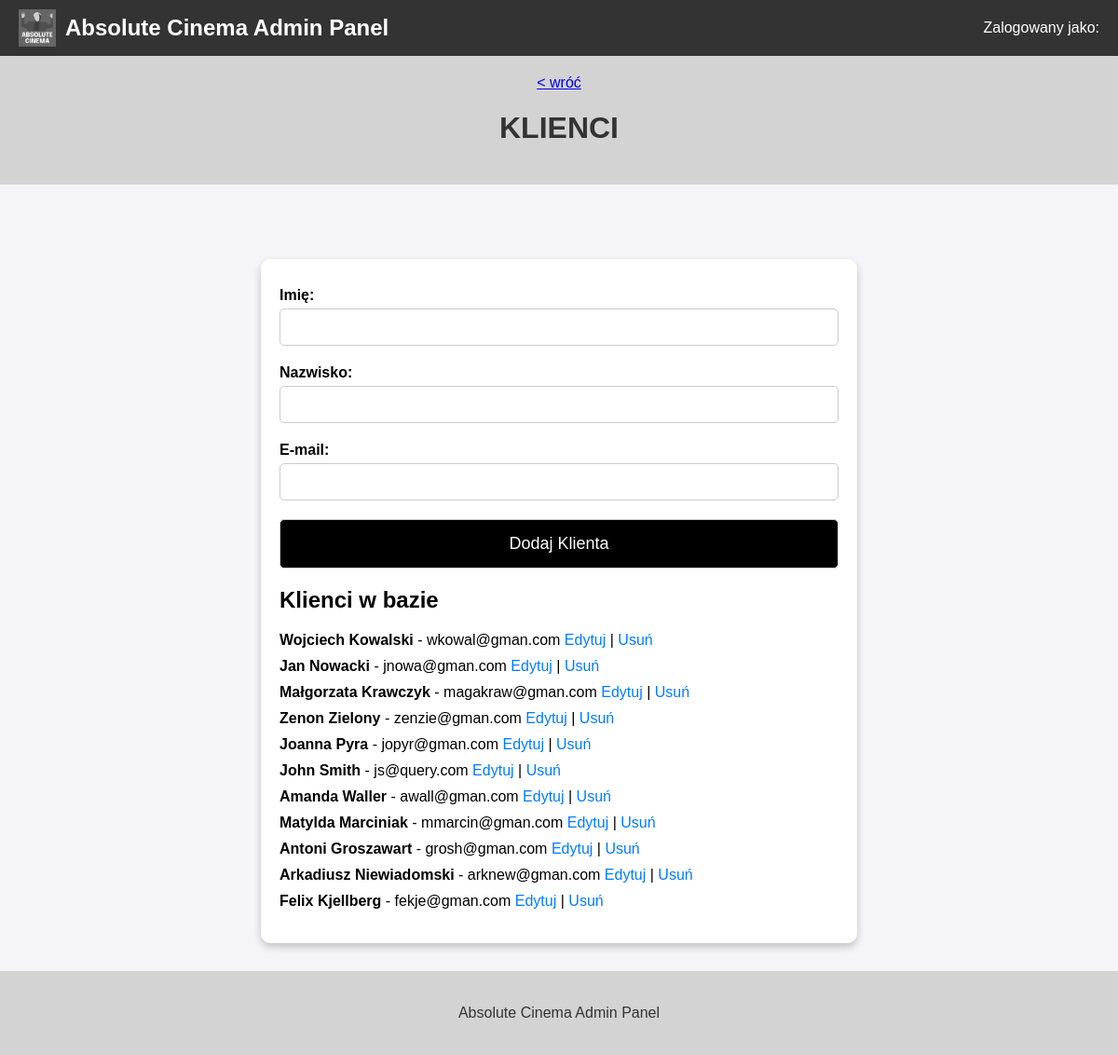
Page /admin/bazy/zarzadzaj_klientami on the committed database.
### app.py (models this page shows)
class Klient(db.Model):
    __tablename__ = 'klienci'
    id = db.Column(db.Integer, primary_key=True)
    imie = db.Column(db.String(100), nullable=False)
    nazwisko = db.Column(db.String(100), nullable=False)
    email = db.Column(db.String(150), unique=True, nullable=False)
    rezerwacje = db.relationship('Rezerwacja', backref='klient', lazy=True)

### app.py (the view, shortened to what this page needs)
@app.route('/admin/bazy/zarzadzaj_klientami', methods=['GET', 'POST'])
def zarzadzaj_klientami():
    message = None
    klienci = Klient.query.all()  # Pobieranie wszystkich klientów, sortowanie po nazwisku
    return render_template('admin_bazy_zarzadzaj_klientami.html', message=message, klienci=klienci)

### app.py (called while the page is built)
@app.before_request
def load_database():
    g.kino = {
        "admin" : Administrator.query.all(),
        "film" : Film.query.all(),
        "rezerwacja" : Rezerwacja.query.all(),
        "seans" : Seans.query.all(),
        "klient" : Klient.query.all()
    }

### templates/admin_bazy_zarzadzaj_klientami.html (shortened to what this page needs)
<!DOCTYPE html>
<html lang="pl">
<head>
</head>
<body>
    <div class="navbar">
        <div class="logo">
            <img src="{{ url_for('static', filename='images/absolute_cinema_logo.png') }}" alt="Logo">
            <span>Absolute Cinema Admin Panel</span>
        </div>
        <div class="user-id">
            Zalogowany jako: <strong>{{ username }}</strong>
        </div>
    </div>
    <div class="breadcrumbs">
        <a href="{{ url_for('admin_bazy')}}"> &lt; wróć</a>
        <h1>KLIENCI</h1>
    </div>
    <div class="container">
        <form method="POST">
            <label for="imie">Imię:</label>
            <input type="text" id="imie" name="imie" required>
            <label for="nazwisko">Nazwisko:</label>
            <input type="text" id="nazwisko" name="nazwisko" required>
            <label for="email">E-mail:</label>
            <input type="email" id="email" name="email" required>
            <button class="dark" type="submit">Dodaj Klienta</button>
        </form>
        <h2>Klienci w bazie</h2>
        <ul>
            {% for klient in klienci %}
            <li>
                <strong>{{ klient.imie }} {{ klient.nazwisko }}</strong> - {{ klient.email }}
                <a href="{{ url_for('edytuj_klienta', klient_id=klient.id) }}">Edytuj</a> |
                <a href="{{ url_for('usun_klienta', klient_id=klient.id) }}" onclick="return confirm('Na pewno chcesz usunąć tego klienta?')">Usuń</a>
            </li>
            {% endfor %}
        </ul>
    </div>
    <div class="footer">
        <p>Absolute Cinema Admin Panel</p>
    </div>
</body>
</html>

### templates/admin_bazy_zarzadzaj_klientami.html (style rules this page uses)
body { font-family: Arial, sans-serif; background-color: #f4f4f9; margin: 0; padding: 0; display: flex; flex-direction: column; height: 100vh; }
.navbar { background-color: #333; color: white; padding: 10px 20px; display: flex; justify-content: space-between; align-items: center; }
.navbar .logo { display: flex; align-items: center; }
.navbar .logo img { height: 40px; margin-right: 10px; }
.navbar .logo span { font-size: 24px; font-weight: bold; }
.navbar .user-id { font-size: 16px; font-weight: normal; }
.footer { background-color: lightgray; color: #333; text-align: center; padding: 20px 0; margin-top: 30px; flex-shrink: 0; }
.container { min-width: 600px; margin-top: 50px; padding: 20px; background-color: #ffffff; border-radius: 10px; box-shadow: 0 4px 8px rgba(0, 0, 0, 0.2); flex-grow: 1; align-self: center; }
.breadcrumbs { background-color: lightgray; color: black; text-align: center; padding: 20px 0; margin-bottom: 30px; }
h1 { text-align: center; color: #333333; }
form { display: flex; flex-direction: column; }
label { margin-top: 10px; font-weight: bold; margin-bottom: 5px; }
input, textarea { padding: 10px; font-size: 16px; border: 1px solid #ccc; border-radius: 5px; width: 100%; box-sizing: border-box; margin-bottom: 10px; }
button { padding: 15px; font-size: 18px; border: 1px solid #ccc; border-radius: 5px; cursor: pointer; background-color: black; color: white; width: 100%; margin-top: 10px; }
ul { list-style-type: none; padding: 0; }
ul li { margin-bottom: 10px; }
ul li a { text-decoration: none; color: #007bff; }

### rows in the picture
Klient: imie "Wojciech", nazwisko "Kowalski", email "wkowal@gman.com"
Klient: imie "Jan", nazwisko "Nowacki", email "jnowa@gman.com"
Klient: imie "Małgorzata", nazwisko "Krawczyk", email "magakraw@gman.com"
Klient: imie "Zenon", nazwisko "Zielony", email "zenzie@gman.com"
Klient: imie "Joanna", nazwisko "Pyra", email "jopyr@gman.com"
Klient: imie "John", nazwisko "Smith", email "js@query.com"
Klient: imie "Amanda", nazwisko "Waller", email "awall@gman.com"
Klient: imie "Matylda", nazwisko "Marciniak", email "mmarcin@gman.com"
Klient: imie "Antoni", nazwisko "Groszawart", email "grosh@gman.com"
Klient: imie "Arkadiusz", nazwisko "Niewiadomski", email "arknew@gman.com"
Klient: imie "Felix", nazwisko "Kjellberg", email "fekje@gman.com"
